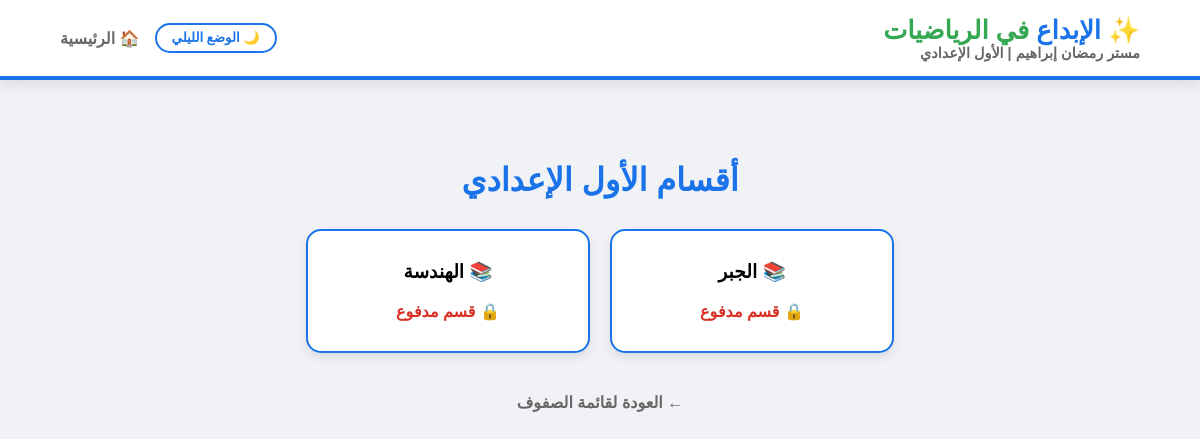
Page /grade/1G/ (signed in) on the committed database.
### pages/models.py (models this page shows, shortened)
class Category(models.Model):
    GRADES = [
        ('1G', 'الأول الإعدادي'), ('2G', 'الثاني الإعدادي'), ('3G', 'الثالث الإعدادي'),
        ('1S', 'الأول الثانوي'), ('2S', 'الثاني الثانوي'), ('3S', 'الثالث الثانوي'),
    ]
    name = models.CharField(max_length=100, verbose_name="اسم القسم")
    grade = models.CharField(max_length=2, choices=GRADES, default='1G', verbose_name="الصف الدراسي التابع له")
    is_free = models.BooleanField(default=False, verbose_name="هل القسم مجاني؟")
    price = models.DecimalField(max_digits=6, decimal_places=2, default=0.00, verbose_name="سعر القسم")
    class Meta:
        verbose_name = "قسم"
        verbose_name_plural = "الأقسام"

### pages/views.py (the view)
# urls.py: path('grade/<str:grade_code>/', views.grade_categories, name='grade_categories'),
@login_required
def grade_categories(request, grade_code):
    categories = Category.objects.filter(grade=grade_code)
    grade_name = dict(Lesson.GRADES).get(grade_code)
    return render(request, 'pages/categories_list.html', {
        'categories': categories,
        'grade_name': grade_name,
        'grade_code': grade_code
    })

### pages/templates/pages/categories_list.html (shortened to what this page needs)
<!DOCTYPE html>
<html lang="ar" dir="rtl">
<head>
</head>
<body id="pageBody">
<div class="user-bar">
    <div style="text-align: right;">
        <div style="font-size: 1.6rem; font-weight: 900; color: var(--main-color);">
            ✨ الإبداع <span style="color: var(--secondary-color);">في الرياضيات</span>
        </div>
        <div style="font-size: 0.9rem; color: #666; font-weight: bold;">مستر رمضان إبراهيم | {{ grade_name }}</div>
    </div>
    <div class="nav-links">
        <button onclick="toggleDarkMode()" id="darkModeBtn" class="dark-mode-btn">🌙 الوضع الليلي</button>
        <a href="{% url 'home' %}" style="color: #666; font-weight: bold; text-decoration: none;">🏠 الرئيسية</a>
    </div>
</div>
<div class="container">
    <h1 style="color: var(--main-color);">أقسام {{ grade_name }}</h1>
    <div class="cat-grid">
        {% for cat in categories %}
            <a href="{% url 'category_lessons' cat.id %}" style="text-decoration: none; color: inherit;">
                <div class="cat-card">
                    <h3 style="margin-top: 0;">📚 {{ cat.name }}</h3>
                    {% if not cat.is_free %}
                        <span style="color: #d93025; font-weight: bold;">🔒 قسم مدفوع</span>
                    {% else %}
                        <span style="color: #28a745; font-weight: bold;">✅ قسم مجاني</span>
                    {% endif %}
                </div>
            </a>
        {% empty %}
            <p style="color: #999;">لا توجد أقسام مضافة حالياً.</p>
        {% endfor %}
    </div>
    <a href="{% url 'home' %}" class="btn-back">← العودة لقائمة الصفوف</a>
</div>
</body>
</html>

### pages/templates/pages/categories_list.html (style rules this page uses)
:root { --main-color: #1a73e8; --secondary-color: #34a853; --bg-color: #f0f2f5; }
body { font-family: 'Cairo', sans-serif; background-color: var(--bg-color); margin: 0; padding-bottom: 50px; transition: 0.3s; }
.user-bar { background: #fff; padding: 15px 5%; border-bottom: 4px solid var(--main-color); display: flex; justify-content: space-between; align-items: center; box-shadow: 0 4px 15px rgba(0,0,0,0.1); position: sticky; top: 0; z-index: 1000; }
.nav-links { display: flex; gap: 15px; align-items: center; }
.dark-mode-btn { cursor: pointer; padding: 5px 15px; border-radius: 20px; border: 2px solid var(--main-color); background: transparent; font-weight: bold; font-family: 'Cairo'; transition: 0.3s; color: var(--main-color); }
.container { max-width: 900px; margin: 40px auto; padding: 20px; text-align: center; }
.cat-grid { display: flex; justify-content: center; gap: 20px; flex-wrap: wrap; margin-top: 30px; }
.cat-card { background: white; padding: 30px; border-radius: 15px; box-shadow: 0 4px 10px rgba(0,0,0,0.1); width: 220px; border: 2px solid var(--main-color); cursor: pointer; transition: 0.3s; }
.btn-back { display: inline-block; margin-top: 40px; color: #666; text-decoration: none; font-weight: bold; }

### rows in the picture
Category: name "الجبر", is_free "🔒 قسم مدفوع"
Category: name "الهندسة", is_free "🔒 قسم مدفوع"

### other values in the picture
{{ grade_name }} "الأول الإعدادي"
